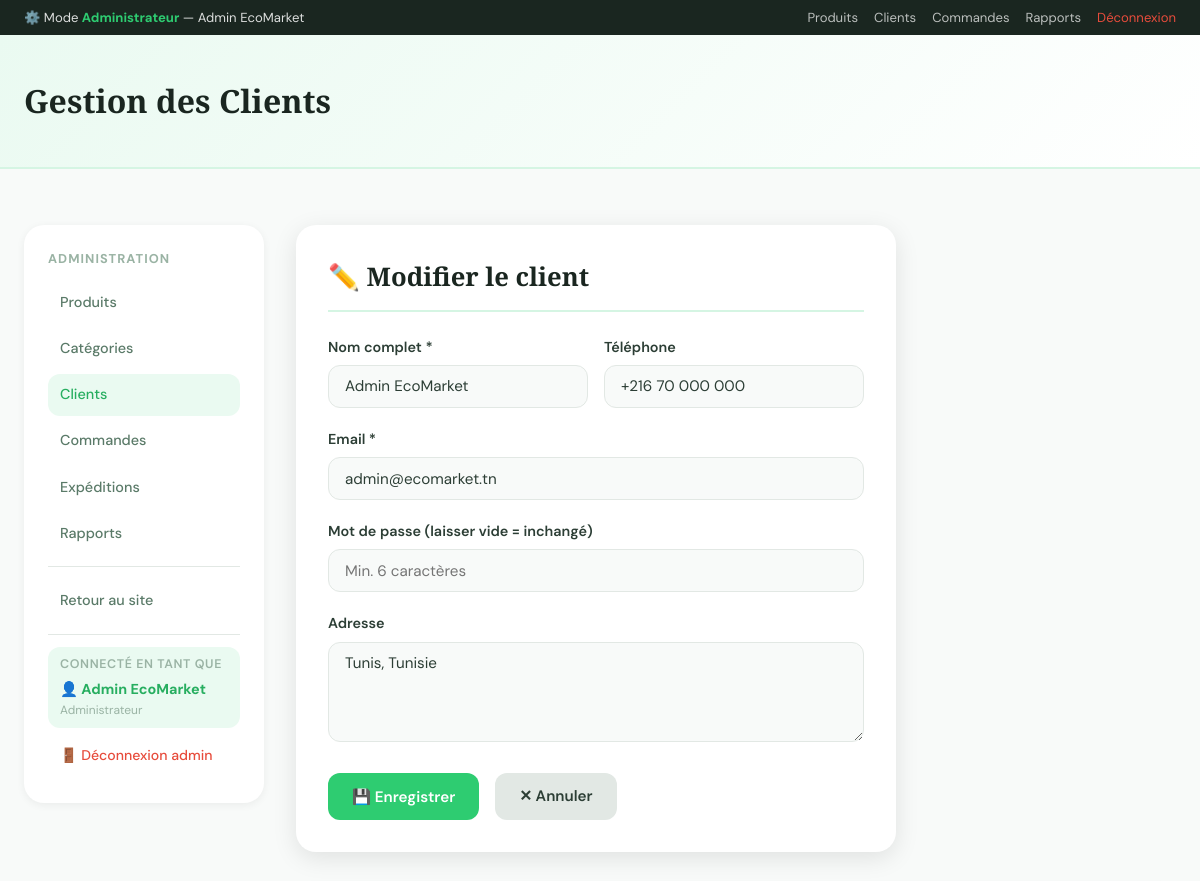
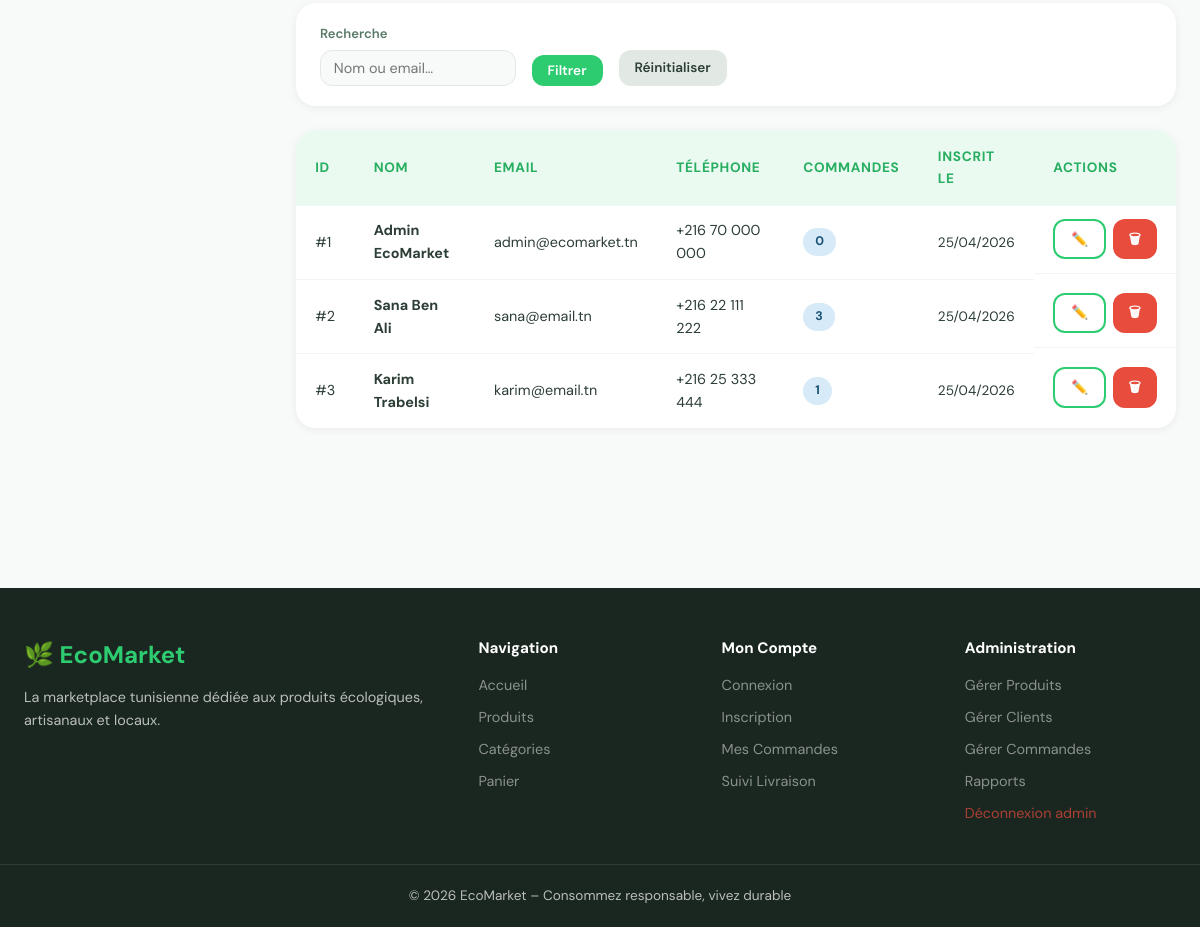
The app's page /admin/clients.php?action=editer&id=1 (signed in) with its own data (2 pictures, top to bottom).
### tables this page shows
CREATE TABLE `clients` (
  `id` int(10) UNSIGNED NOT NULL,
  `nom` varchar(100) NOT NULL,
  `email` varchar(150) NOT NULL,
  `mot_de_passe` varchar(255) NOT NULL,
  `adresse` text DEFAULT NULL,
  `telephone` varchar(20) DEFAULT NULL,
  `is_admin` tinyint(1) NOT NULL DEFAULT 0,
  `created_at` timestamp NOT NULL DEFAULT current_timestamp()
);

### includes/config.php (called while the page is built, shortened)
<?php
function e(string $v): string {
    return htmlspecialchars($v, ENT_QUOTES, 'UTF-8');
}
function paginate(int $total, int $page, int $perPage = PER_PAGE): array {
    $pages   = max(1, (int)ceil($total / $perPage));
    $page    = max(1, min($page, $pages));
    $offset  = ($page - 1) * $perPage;
    return ['page' => $page, 'pages' => $pages, 'offset' => $offset, 'total' => $total];
}

### admin/clients.php (the view, shortened to what this page needs)
<?php
require_once __DIR__ . '/../includes/config.php';
$pdo = getPDO();
$action = $_POST['action'] ?? $_GET['action'] ?? '';
$edit = null;
if ($action === 'editer' && isset($_GET['id'])) {
    $stmt = $pdo->prepare("SELECT * FROM clients WHERE id=?");
    $stmt->execute([(int)$_GET['id']]);
    $edit = $stmt->fetch();
}
$q = trim($_GET['q'] ?? '');
$page = max(1,(int)($_GET['page'] ?? 1));
$where = ['1=1']; $params = [];
$wSQL = implode(' AND ', $where);
$stC = $pdo->prepare("SELECT COUNT(*) FROM clients WHERE $wSQL"); $stC->execute($params);
$pg = paginate((int)$stC->fetchColumn(), $page);
$stmt = $pdo->prepare("SELECT c.*, COUNT(cmd.id) AS nb_cmd FROM clients c LEFT JOIN commandes cmd ON cmd.client_id=c.id WHERE $wSQL GROUP BY c.id ORDER BY c.created_at DESC LIMIT ".PER_PAGE." OFFSET ".$pg['offset']);
$stmt->execute($params);
$clients = $stmt->fetchAll();
include __DIR__ . '/../includes/header.php';
?>
<div class="page-header">
    <div class="container"><h1> Gestion des Clients</h1></div>
</div>
<section class="section" style="padding-top:1.5rem;">
<div class="container">
<div class="admin-layout">
    <div class="admin-sidebar">
        <h3>Administration</h3>
        <a href="produits.php">Produits</a>
        <a href="categories.php">Catégories</a>
        <a href="clients.php" class="active"> Clients</a>
        <a href="commandes.php"> Commandes</a>
        <a href="expeditions.php"> Expéditions</a>
        <a href="rapports.php"> Rapports</a>
        <hr style="border:none;border-top:1px solid var(--gray-200);margin:.75rem 0;">
        <a href="<?= SITE_URL ?>/index.php"> Retour au site</a>
        <hr style="border:none;border-top:1px solid var(--gray-200);margin:.75rem 0;">
        <div style="padding:.5rem .75rem;background:var(--green-xlight);border-radius:var(--radius);margin-bottom:.5rem;">
            <div style="font-size:.78rem;color:var(--gray-400);font-weight:600;text-transform:uppercase;letter-spacing:.05em;margin-bottom:.2rem;">Connecté en tant que</div>
            <div style="font-weight:700;color:var(--green-dark);font-size:.9rem;">👤 <?= e($_SESSION['client_nom'] ?? '') ?></div>
            <div style="font-size:.75rem;color:var(--gray-400);">Administrateur</div>
        </div>
        <a href="<?= SITE_URL ?>/admin/logout.php" style="color:#e74c3c;font-size:.88rem;padding:.5rem .75rem;display:flex;align-items:center;gap:.4rem;">🚪 Déconnexion admin</a>
    </div>
    <div>
        <div class="form-card" style="margin:0 0 2rem;">
            <h2 class="form-title"><?= $edit ? '✏️ Modifier le client' : '➕ Ajouter un client' ?></h2>
            <form method="POST" action="">
                <div class="form-row">
                    <div class="form-group">
                        <label class="form-label">Nom complet *</label>
                        <input type="text" name="nom" class="form-control" required value="<?= e($edit['nom'] ?? '') ?>">
                    </div>
                    <div class="form-group">
                        <label class="form-label">Téléphone</label>
                        <input type="tel" name="telephone" class="form-control" value="<?= e($edit['telephone'] ?? '') ?>">
                    </div>
                </div>
                <div class="form-group">
                    <label class="form-label">Email *</label>
                    <input type="email" name="email" class="form-control" required value="<?= e($edit['email'] ?? '') ?>">
                </div>
                <div class="form-group">
                    <label class="form-label">Mot de passe <?= $edit ? '(laisser vide = inchangé)' : '*' ?></label>
                    <input type="password" name="mot_de_passe" class="form-control" <?= !$edit ? 'required' : '' ?> placeholder="Min. 6 caractères">
                </div>
                <div class="form-group">
                    <label class="form-label">Adresse</label>
                    <textarea name="adresse" class="form-control"><?= e($edit['adresse'] ?? '') ?></textarea>
                </div>
                <div class="form-actions">
                    <button type="submit" class="btn btn-primary"><?= $edit ? '💾 Enregistrer' : '➕ Ajouter' ?></button>
                    <?php if ($edit): ?><a href="clients.php" class="btn btn-secondary">✕ Annuler</a><?php endif; ?>
                </div>
            </form>
        </div>
        <form method="GET" class="filter-bar">
            <div class="filter-group">
                <label>Recherche</label>
                <input type="text" name="q" value="<?= e($q) ?>" placeholder="Nom ou email…">
            </div>
            <button type="submit" class="btn btn-primary btn-sm">Filtrer</button>
            <a href="clients.php" class="btn btn-secondary btn-sm">Réinitialiser</a>
        </form>
        <div class="table-wrapper">
            <table>
                <thead><tr><th>ID</th><th>Nom</th><th>Email</th><th>Téléphone</th><th>Commandes</th><th>Inscrit le</th><th>Actions</th></tr></thead>
                <tbody>
                <?php foreach ($clients as $cl): ?>
                <tr>
                    <td>#<?= $cl['id'] ?></td>
                    <td><strong><?= e($cl['nom']) ?></strong></td>
                    <td><?= e($cl['email']) ?></td>
                    <td><?= e($cl['telephone'] ?? '—') ?></td>
                    <td><span class="badge badge-info"><?= $cl['nb_cmd'] ?></span></td>
                    <td style="font-size:.85rem;"><?= date('d/m/Y', strtotime($cl['created_at'])) ?></td>
                    <td style="display:flex;gap:.4rem;">
                        <a href="?action=editer&id=<?= $cl['id'] ?>" class="btn btn-outline btn-sm">✏️</a>
                        <a href="?action=supprimer&id=<?= $cl['id'] ?>" class="btn btn-danger btn-sm" onclick="return confirm('Supprimer ce client ?')">🗑</a>
                    </td>
                </tr>
                <?php endforeach; ?>
                </tbody>
            </table>
        </div>
    </div>
</div>
</div>
</section>
<?php include __DIR__ . '/../includes/footer.php'; ?>

### records on screen
clients: nom "Admin EcoMarket", telephone "+216 70 000 000", email "admin@ecomarket.tn", adresse "Tunis, Tunisie", id "1", nb_cmd "0", created_at "25/04/2026"
clients: id "2", nom "Sana Ben Ali", email "sana@email.tn", telephone "+216 22 111 222", nb_cmd "3", created_at "25/04/2026"
clients: id "3", nom "Karim Trabelsi", email "karim@email.tn", telephone "+216 25 333 444", nb_cmd "1", created_at "25/04/2026"

### other values on screen
$_SESSION['client_nom'] "Admin EcoMarket"
